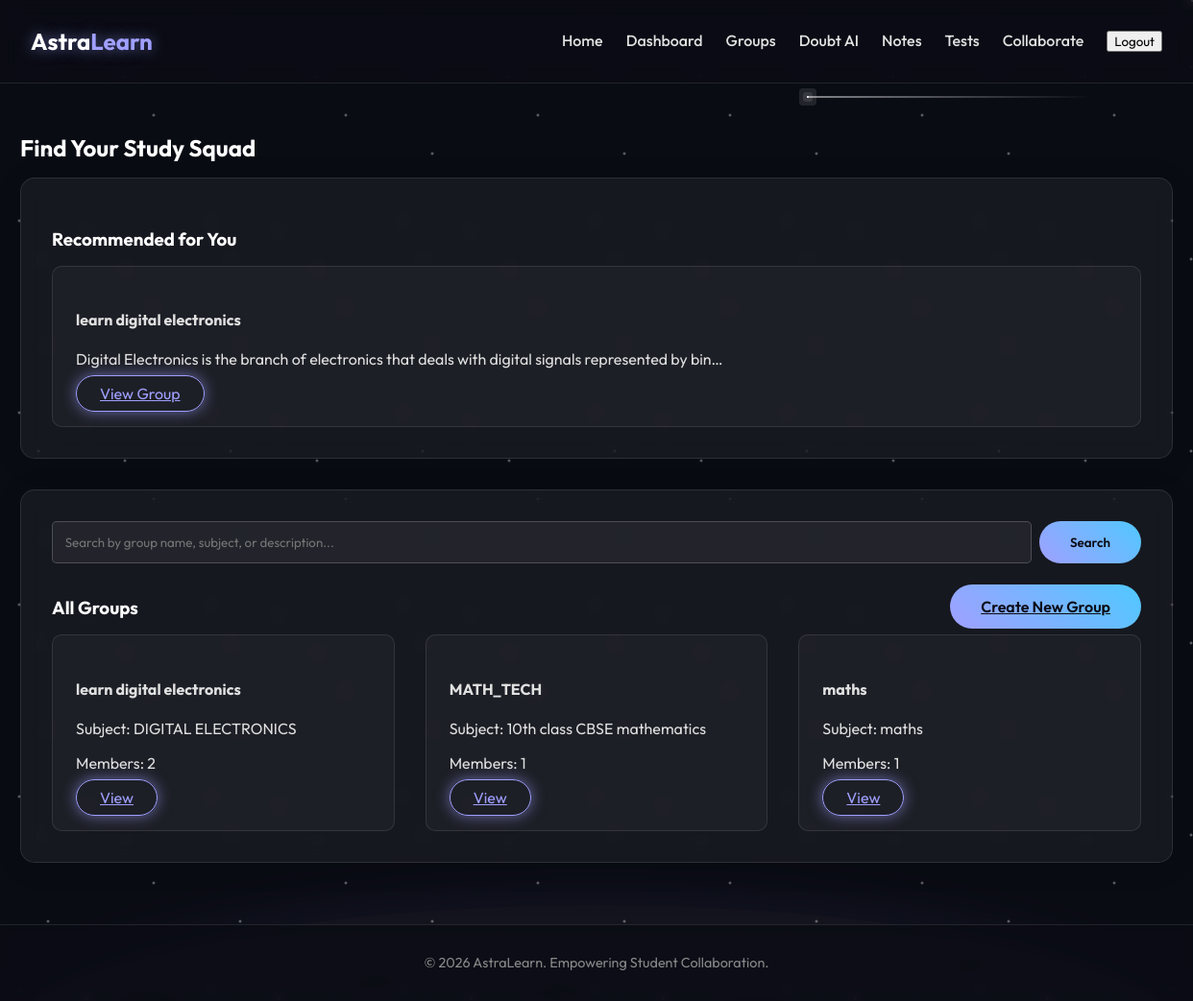
The app's page /groups/ (signed in) with its own data.
### groups/models.py (models this page shows, shortened)
class StudyGroup(models.Model):
    name = models.CharField(max_length=200)
    description = models.TextField(blank=True)
    subject = models.CharField(max_length=100)
    members = models.ManyToManyField(settings.AUTH_USER_MODEL, related_name='study_groups')
    created_at = models.DateTimeField(auto_now_add=True)
    preferred_learning_style = models.CharField(max_length=20, choices=[('Any', 'Any'), ('Visual', 'Visual'), ('Auditory', 'Auditory')])
    difficulty_level = models.CharField(max_length=20, choices=[('Beginner', 'Beginner'), ('Intermediate', 'Intermediate'), ('Advanced', 'Advanced')])
    ai_schedule = models.JSONField(null=True, blank=True, help_text="Day-to-day learning schedule and notes generated by AI")
    schedule_last_updated = models.DateTimeField(null=True, blank=True)

### groups/views.py (the view)
# urls.py: path('', views.group_list, name='group_list'),
@login_required
def group_list(request):
    query = request.GET.get('q')
    groups = StudyGroup.objects.all().prefetch_related('members')
    if query:
        groups = groups.filter(
            Q(name__icontains=query) |
            Q(subject__icontains=query) |
            Q(description__icontains=query)
        )
    user = request.user
    recommended_groups = []
    if user.interests:
        user_interests = [i.strip().lower() for i in user.interests.split(',')]
        for group in groups:
            if group.subject.lower() in user_interests:
                recommended_groups.append(group)
    return render(request, 'groups/group_list.html', {'groups': groups, 'recommended_groups': recommended_groups, 'query': query})

### templates/groups/group_list.html (shortened to what this page needs)
{% extends 'base.html' %}
{% block content %}
<h2>Find Your Study Squad</h2>
<div class="glass-panel">
    <h3>Recommended for You</h3>
    <div class="card-grid">
        {% for group in recommended_groups %}
        <div class="card">
            <h4>{{ group.name }}</h4>
            <p>{{ group.description|truncatechars:100 }}</p>
            <a href="{% url 'group_detail' group.pk %}" class="btn-glow">View Group</a>
        </div>
        {% empty %}
        <p>No specific recommendations yet. Update your interests in profile!</p>
        {% endfor %}
    </div>
</div>
<div class="glass-panel">
    <form method="GET" action="{% url 'group_list' %}" style="display: flex; gap: 0.5rem; margin-bottom: 1rem;">
        <input type="text" name="q" placeholder="Search by group name, subject, or description..."
            value="{{ query|default:'' }}" style="flex: 1; margin-bottom: 0;">
        <button type="submit" class="btn-primary">Search</button>
    </form>
    <div style="display:flex; justify-content:space-between; align-items:center;">
        <h3>All Groups</h3>
        <a href="{% url 'create_group' %}" class="btn-primary">Create New Group</a>
    </div>
    <div class="card-grid">
        {% for group in groups %}
        <div class="card">
            <h4>{{ group.name }}</h4>
            <p>Subject: {{ group.subject }}</p>
            <p>Members: {{ group.members.count }}</p>
            <a href="{% url 'group_detail' group.pk %}" class="btn-glow">View</a>
        </div>
        {% endfor %}
    </div>
</div>
{% endblock %}

### static/css/style.css (style rules this page uses)
:root { --primary-color: #A0A0FF; --secondary-color: #50C8FF; --accent-glow: 0 0 15px rgba(160, 160, 255, 0.6); --bg-dark: #0B0C15; --glass-bg: rgba(255, 255, 255, 0.05); --glass-border: 1px solid rgba(255, 255, 255, 0.1); --text-color: #E0E0E0; --font-family: 'Outfit', sans-serif; }
body { background-color: var(--bg-dark); color: var(--text-color); font-family: var(--font-family); margin: 0; padding: 0; overflow-x: hidden; min-height: 100vh; display: flex; flex-direction: column; }
.btn-glow { padding: 0.5rem 1.5rem; border: 1px solid var(--primary-color); border-radius: 20px; background: transparent; color: var(--primary-color); box-shadow: var(--accent-glow); transition: all 0.3s ease; }
.glass-panel { background: var(--glass-bg); backdrop-filter: blur(10px); border: var(--glass-border); border-radius: 15px; padding: 2rem; box-shadow: 0 4px 30px rgba(0, 0, 0, 0.1); margin-bottom: 2rem; }
h1, h2, h3 { color: white; margin-bottom: 1rem; }
.card-grid { display: grid; grid-template-columns: repeat(auto-fit, minmax(300px, 1fr)); gap: 2rem; }
.card { background: rgba(255, 255, 255, 0.03); border: var(--glass-border); padding: 1.5rem; border-radius: 10px; transition: transform 0.3s ease, box-shadow 0.3s ease; }
input, textarea, select { width: 100%; padding: 0.8rem; margin-bottom: 1rem; background: rgba(255, 255, 255, 0.05); border: 1px solid rgba(255, 255, 255, 0.2); border-radius: 5px; color: white; font-family: var(--font-family); }
button { cursor: pointer; font-family: var(--font-family); }
.btn-primary { background: linear-gradient(45deg, var(--primary-color), var(--secondary-color)); border: none; padding: 0.8rem 2rem; border-radius: 25px; color: var(--bg-dark); font-weight: 600; transition: transform 0.2s ease; }

### records on screen
StudyGroup: name "learn digital electronics", description "Digital Electronics is the branch of electronics that deals with digital signals represented by bin…", subject "DIGITAL ELECTRONICS", members.count "2"
StudyGroup: name "MATH_TECH", subject "10th class CBSE mathematics", members.count "1"
StudyGroup: name "maths", subject "maths", members.count "1"
